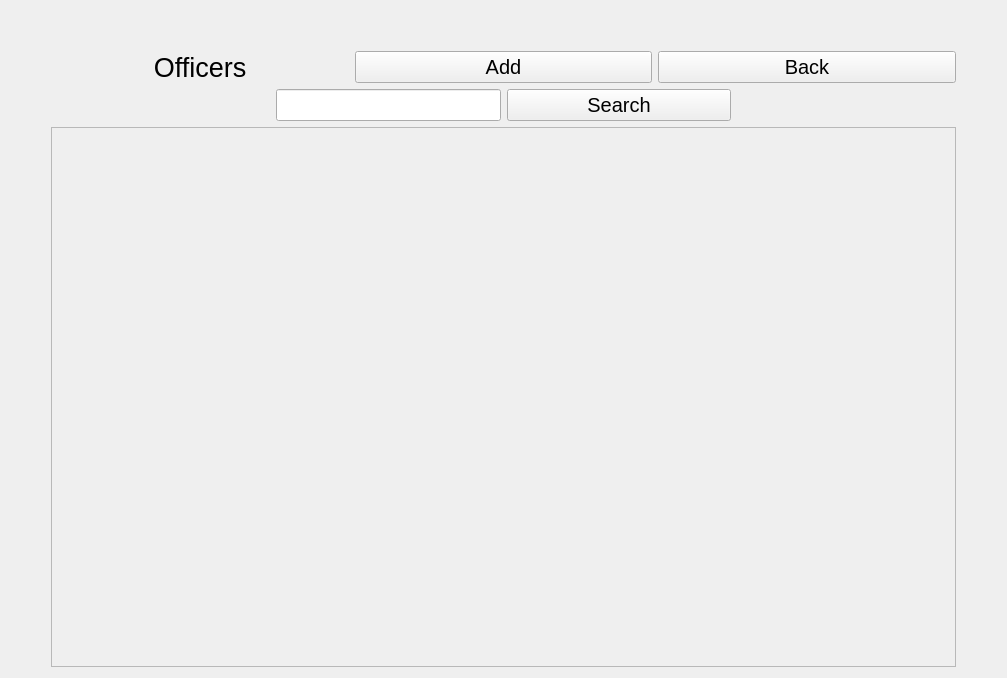
<?xml version="1.0" encoding="UTF-8"?>
<ui version="4.0">
 <class>Form</class>
 <widget class="QWidget" name="Form">
  <property name="geometry">
   <rect>
    <x>0</x>
    <y>0</y>
    <width>1007</width>
    <height>678</height>
   </rect>
  </property>
  <property name="sizePolicy">
   <sizepolicy hsizetype="Preferred" vsizetype="Fixed">
    <horstretch>0</horstretch>
    <verstretch>0</verstretch>
   </sizepolicy>
  </property>
  <property name="windowTitle">
   <string>Form</string>
  </property>
  <layout class="QGridLayout" name="gridLayout_2">
   <item row="0" column="1">
    <spacer name="verticalSpacer">
     <property name="orientation">
      <enum>Qt::Vertical</enum>
     </property>
     <property name="sizeType">
      <enum>QSizePolicy::Fixed</enum>
     </property>
     <property name="sizeHint" stdset="0">
      <size>
       <width>20</width>
       <height>40</height>
      </size>
     </property>
    </spacer>
   </item>
   <item row="1" column="1">
    <layout class="QGridLayout" name="gridLayout">
     <item row="1" column="0">
      <layout class="QHBoxLayout" name="horizontalLayout_2">
       <item>
        <spacer name="horizontalSpacer">
         <property name="orientation">
          <enum>Qt::Horizontal</enum>
         </property>
         <property name="sizeHint" stdset="0">
          <size>
           <width>40</width>
           <height>20</height>
          </size>
         </property>
        </spacer>
       </item>
       <item>
        <widget class="QLineEdit" name="OfficerSearchField">
         <property name="sizePolicy">
          <sizepolicy hsizetype="MinimumExpanding" vsizetype="Fixed">
           <horstretch>0</horstretch>
           <verstretch>0</verstretch>
          </sizepolicy>
         </property>
         <property name="font">
          <font>
           <pointsize>15</pointsize>
          </font>
         </property>
        </widget>
       </item>
       <item>
        <widget class="QPushButton" name="OfficerSearchBtn">
         <property name="sizePolicy">
          <sizepolicy hsizetype="Expanding" vsizetype="Fixed">
           <horstretch>0</horstretch>
           <verstretch>0</verstretch>
          </sizepolicy>
         </property>
         <property name="font">
          <font>
           <pointsize>15</pointsize>
          </font>
         </property>
         <property name="text">
          <string>Search</string>
         </property>
        </widget>
       </item>
       <item>
        <spacer name="horizontalSpacer_2">
         <property name="orientation">
          <enum>Qt::Horizontal</enum>
         </property>
         <property name="sizeHint" stdset="0">
          <size>
           <width>40</width>
           <height>20</height>
          </size>
         </property>
        </spacer>
       </item>
      </layout>
     </item>
     <item row="2" column="0">
      <widget class="QScrollArea" name="OfficerScrollArea">
       <property name="sizePolicy">
        <sizepolicy hsizetype="Expanding" vsizetype="MinimumExpanding">
         <horstretch>0</horstretch>
         <verstretch>0</verstretch>
        </sizepolicy>
       </property>
       <property name="widgetResizable">
        <bool>true</bool>
       </property>
       <widget class="QWidget" name="scrollAreaWidgetContents">
        <property name="geometry">
         <rect>
          <x>0</x>
          <y>0</y>
          <width>893</width>
          <height>515</height>
         </rect>
        </property>
       </widget>
      </widget>
     </item>
     <item row="0" column="0">
      <layout class="QHBoxLayout" name="horizontalLayout">
       <item>
        <widget class="QLabel" name="label">
         <property name="font">
          <font>
           <pointsize>20</pointsize>
          </font>
         </property>
         <property name="text">
          <string>Officers</string>
         </property>
         <property name="alignment">
          <set>Qt::AlignCenter</set>
         </property>
        </widget>
       </item>
       <item>
        <widget class="QPushButton" name="AddOfficerBtn">
         <property name="sizePolicy">
          <sizepolicy hsizetype="Minimum" vsizetype="Fixed">
           <horstretch>0</horstretch>
           <verstretch>0</verstretch>
          </sizepolicy>
         </property>
         <property name="font">
          <font>
           <pointsize>15</pointsize>
          </font>
         </property>
         <property name="text">
          <string>Add</string>
         </property>
        </widget>
       </item>
       <item>
        <widget class="QPushButton" name="BackBtn">
         <property name="sizePolicy">
          <sizepolicy hsizetype="Minimum" vsizetype="Fixed">
           <horstretch>0</horstretch>
           <verstretch>0</verstretch>
          </sizepolicy>
         </property>
         <property name="font">
          <font>
           <pointsize>15</pointsize>
          </font>
         </property>
         <property name="text">
          <string>Back</string>
         </property>
        </widget>
       </item>
      </layout>
     </item>
    </layout>
   </item>
   <item row="1" column="0">
    <spacer name="horizontalSpacer_3">
     <property name="orientation">
      <enum>Qt::Horizontal</enum>
     </property>
     <property name="sizeType">
      <enum>QSizePolicy::Fixed</enum>
     </property>
     <property name="sizeHint" stdset="0">
      <size>
       <width>40</width>
       <height>20</height>
      </size>
     </property>
    </spacer>
   </item>
   <item row="1" column="2">
    <spacer name="horizontalSpacer_4">
     <property name="orientation">
      <enum>Qt::Horizontal</enum>
     </property>
     <property name="sizeType">
      <enum>QSizePolicy::Fixed</enum>
     </property>
     <property name="sizeHint" stdset="0">
      <size>
       <width>40</width>
       <height>20</height>
      </size>
     </property>
    </spacer>
   </item>
  </layout>
 </widget>
 <resources/>
 <connections/>
</ui>
